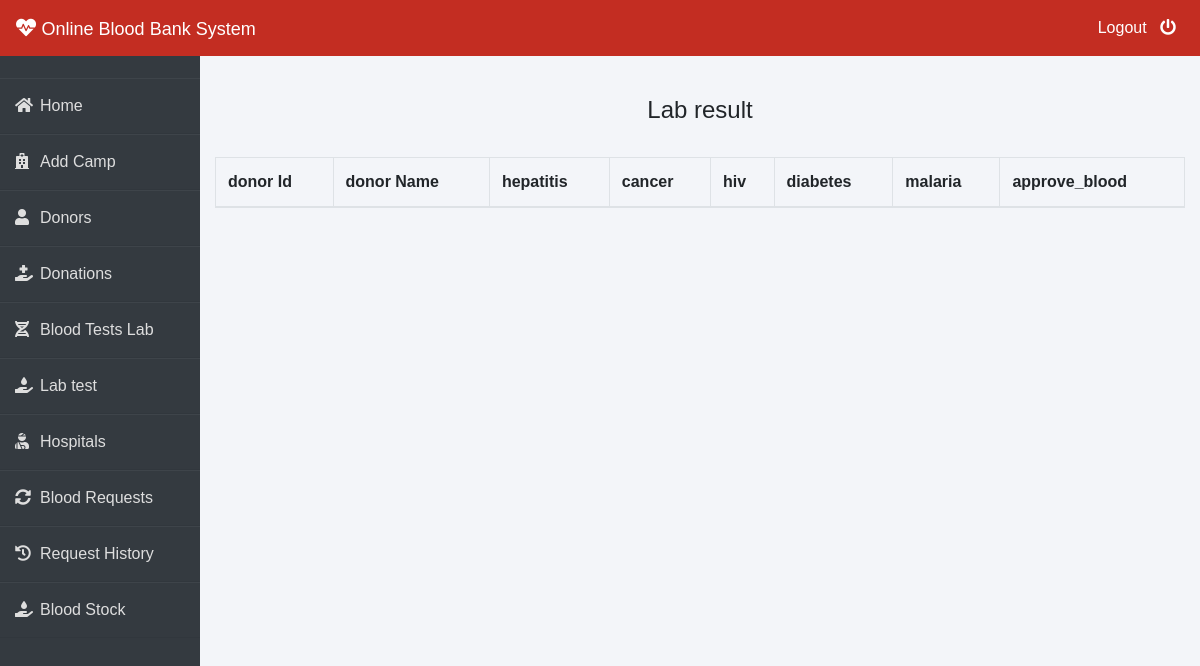
Before: /lab-test (signed in) with the older database file.
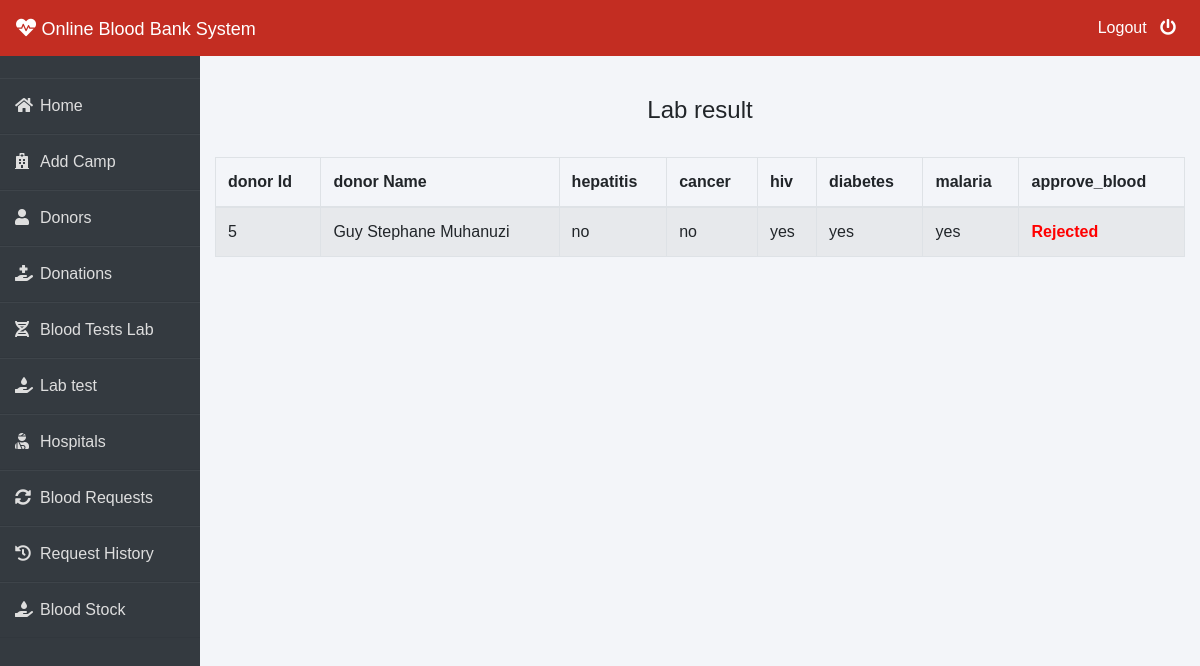
After: the same page with the newer database file.
### donor/models.py (models this page shows, shortened)
class LabResult(models.Model):
    donor = models.ForeignKey(Donor, on_delete=models.CASCADE)
    hepatitis = models.CharField(max_length=10)
    cancer = models.CharField(max_length=10)
    hiv = models.CharField(max_length=10)
    diabetes = models.CharField(max_length=10)
    malaria = models.CharField(max_length=10)
    approve_blood = models.BooleanField()

class Donor(models.Model):
    user = models.OneToOneField(User, on_delete=models.CASCADE)
    profile_pic = models.ImageField(upload_to='profile_pic/Donor/', null=True, blank=True)
    email = models.CharField(max_length=40)
    address = models.CharField(max_length=40)
    mobile = models.CharField(max_length=20, null=False)
    @property
    def get_name(self):
        return self.user.first_name + " " + self.user.last_name

### blood/views.py (the view)
# urls.py: path('lab-test', views.lab_test, name="lab_test"),
@login_required(login_url='adminlogin')
def lab_test(request):
    lab_res = LabResult.objects.all()
    context = {
        'lab_res': lab_res
    }
    return render(request, 'blood/lab_test.html', context)

### templates/blood/lab_test.html (shortened to what this page needs)
{% extends 'blood/adminbase.html' %}
{% block content %}
{% load widget_tweaks %}
{%load static%}
<br><br>
<div class="container">
    <H4 class="text-center">Lab result</H4><br>
    <table id="example1" class="table table-striped table-bordered nowrap" style="width:100%">
        <thead>
            <tr>
                <th>donor Id</th>
                <th>donor Name</th>
                <th>hepatitis</th>
                <th>cancer</th>
                <th>hiv</th>
                <th>diabetes</th>
                <th>malaria</th>
                <th>approve_blood</th>
            </tr>
        </thead>
        <tbody>
        {% for lab in lab_res %}
            <tr>
                <td>{{ lab.donor.id }}</td>
                <td>{{ lab.donor.get_name }}</td>
                <td>{{ lab.hepatitis }}</td>
                <td>{{ lab.cancer }}</td>
                <td>{{ lab.hiv }}</td>
                <td>{{ lab.diabetes }}</td>
                <td>{{ lab.malaria }}</td>
                {% if lab.approve_blood %}
                <td style="color: green; font-weight: bold">Approved</td>
                {% else %}
                <td style="color: red; font-weight: bold">Rejected</td>
                {% endif %}
            </tr>
        {% endfor %}
        </tbody>
    </table>
</div>
{% endblock content %}

Changed rows visible on the page:
added LabResult: donor.id "5", donor.get_name "Guy Stephane Muhanuzi", hepatitis "no", cancer "no", hiv "yes", diabetes "yes", malaria "yes", approve_blood "Rejected"
